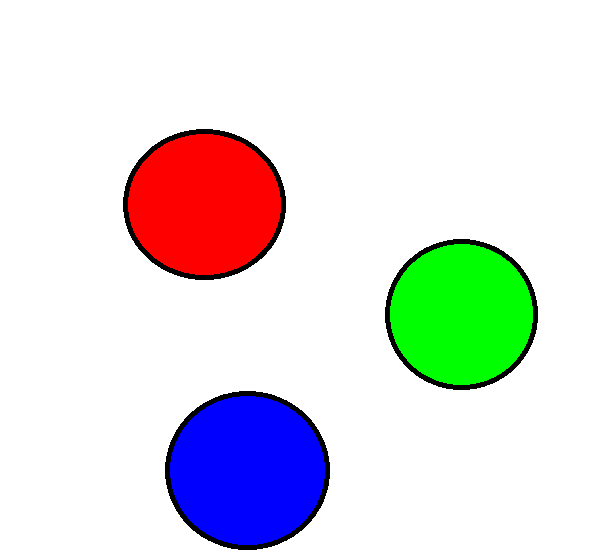
#> input picture testImages/understanding opencv/extractRGBComponents.png, 600 x 558 px, found by its file name
$ python extractRGB.py
#> lines starting #> are read from the running program, lines starting #| are printed output that depends on the picture; after the words box and inside, x2 and y2 are one past the last pixel; in counts of white or black regions, pixels touching at a corner belong together
import cv2
img = cv2.imread('C:\\Users\\ajayr\\OneDrive\\Documents\\MyProjects\\AugmentoSteer\\testImages\\understanding opencv\\extractRGBComponents.png')
#> img is the input picture: shape (558, 600, 3); mean B, G, R 224.6, 222.9, 223.7
#cv2.imshow('image',img)
red_channel = img[:,:,2]
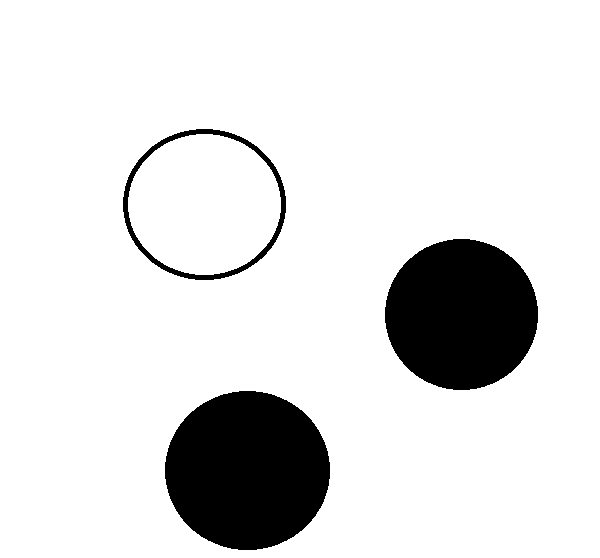
#> red_channel: shape (558, 600); 87.7% white; 3 black regions, box (x1, y1, x2, y2) and area: (165, 391, 330, 550) 20581, (385, 239, 538, 390) 18138, (123, 129, 286, 280) 2384
cv2.imshow('red',red_channel)


green_channel = img[:,:,1]
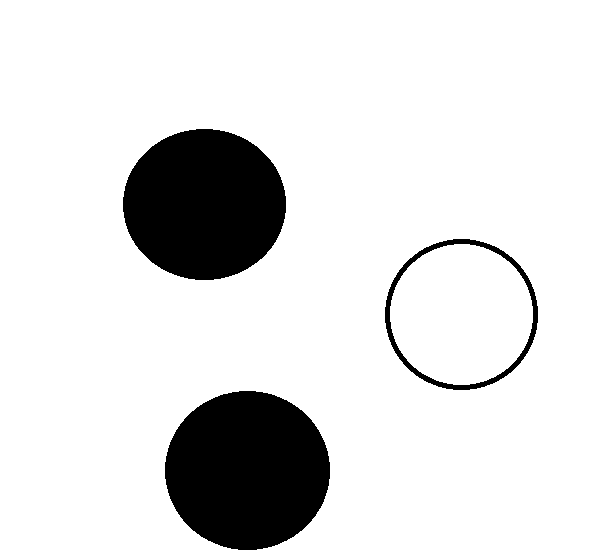
#> green_channel: shape (558, 600); 87.4% white; 3 black regions, box (x1, y1, x2, y2) and area: (165, 391, 330, 550) 20581, (123, 129, 286, 280) 19310, (385, 239, 538, 390) 2303
cv2.imshow('green',green_channel)

blue_channel = img[:,:,0]
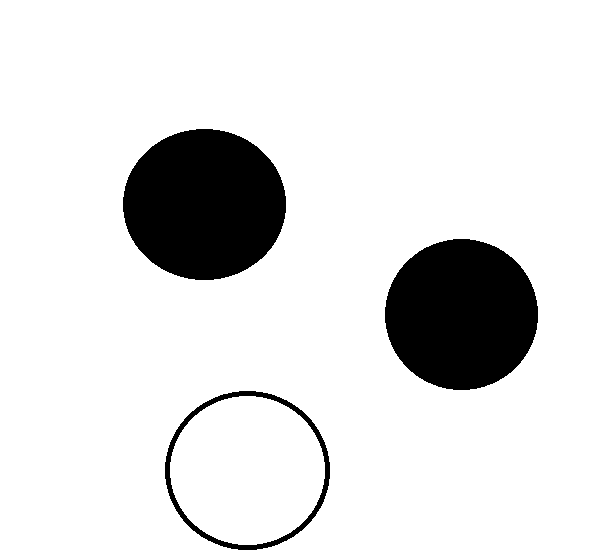
#> blue_channel: shape (558, 600); 88.1% white; 3 black regions, box (x1, y1, x2, y2) and area: (123, 129, 286, 280) 19310, (385, 239, 538, 390) 18138, (165, 391, 330, 550) 2458
cv2.imshow('blue',blue_channel)
cv2.waitKey(0)

cv2.destroyAllWindows()

$ run again, with testImages/understanding opencv/detectcolor.png copied over testImages/understanding opencv/extractRGBComponents.png
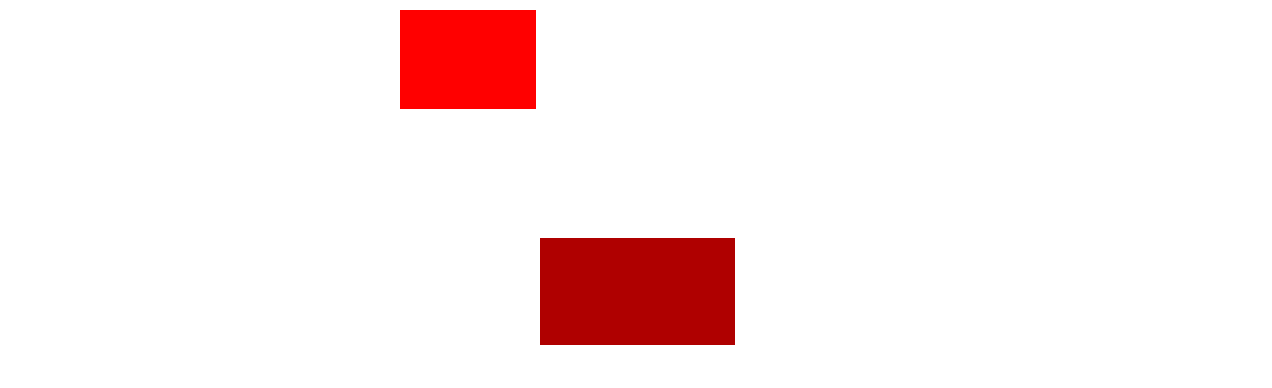
#> input picture testImages/understanding opencv/detectcolor.png, 1272 x 388 px, found by its file name
#> img is the input picture: shape (388, 1272, 3); mean B, G, R 237.3, 237.3, 251.6
#> `red_channel = img[:,:,2]`:
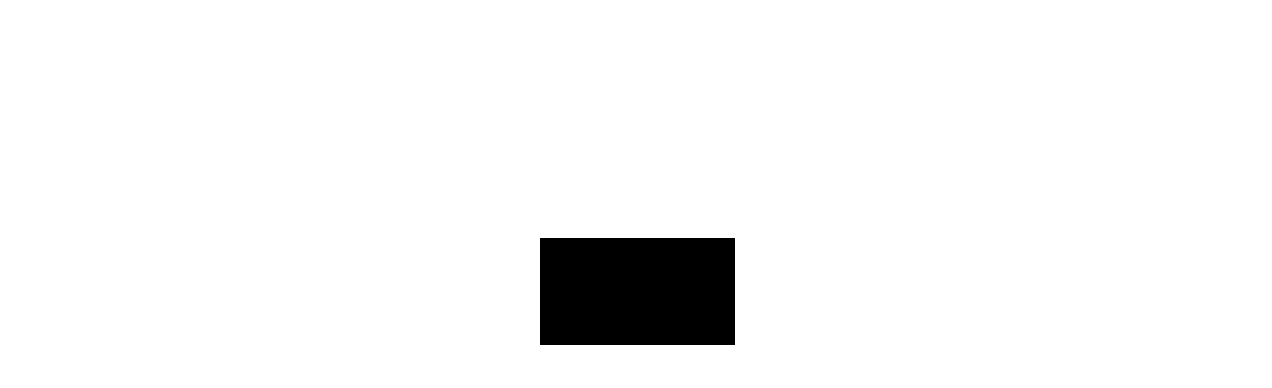
#> red_channel: shape (388, 1272); values 175 (black) and 255 (white), 95.8% white; 1 black region, box (x1, y1, x2, y2) and area: (540, 238, 735, 345) 20865
#> `green_channel = img[:,:,1]`:
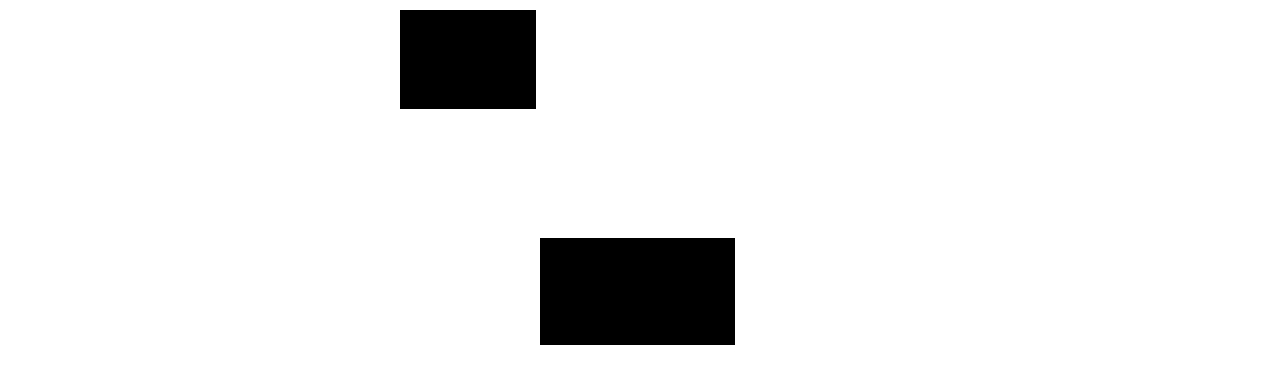
#> green_channel: shape (388, 1272); 93% white; 2 black regions, box (x1, y1, x2, y2) and area: (540, 238, 735, 345) 20865, (400, 10, 536, 109) 13464
